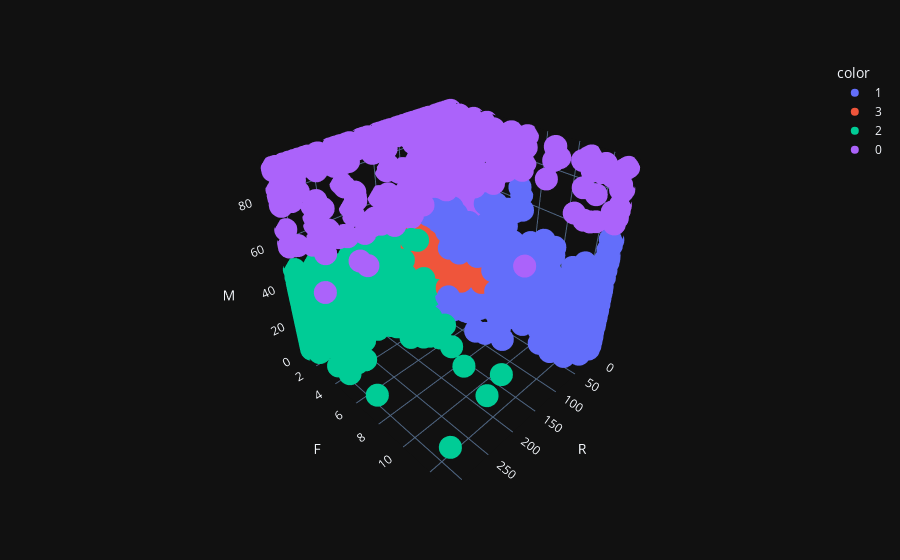

The notebook cell this image was saved under:
### Code cell
px.scatter_3d(df_rfm_clip, x='R', y='F', z='M', color=hclust_labels.astype(str), template='plotly_dark')

### Figure 1 — Plotly figure (JSON) as saved in the notebook; plotly's stock layout.template omitted (floating-point values rounded to 4 significant figures; data arrays with more than 128 entries replaced by an {"elided": "..."} marker saying what was removed)
{"data": [{"hovertemplate": "color=1<br>R=%{x}<br>F=%{y}<br>M=%{z}<extra></extra>", "legendgroup": "1", "marker": {"color": "#636efa", "symbol": "circle"}, "mode": "markers", "name": "1", "scene": "scene", "showlegend": true, "type": "scatter3d", "x": {"elided": "864 int values"}, "y": {"elided": "864 int values"}, "z": {"elided": "864 float values"}}, {"hovertemplate": "color=3<br>R=%{x}<br>F=%{y}<br>M=%{z}<extra></extra>", "legendgroup": "3", "marker": {"color": "#EF553B", "symbol": "circle"}, "mode": "markers", "name": "3", "scene": "scene", "showlegend": true, "type": "scatter3d", "x": {"elided": "1918 int values"}, "y": {"elided": "1918 int values"}, "z": {"elided": "1918 float values"}}, {"hovertemplate": "color=2<br>R=%{x}<br>F=%{y}<br>M=%{z}<extra></extra>", "legendgroup": "2", "marker": {"color": "#00cc96", "symbol": "circle"}, "mode": "markers", "name": "2", "scene": "scene", "showlegend": true, "type": "scatter3d", "x": {"elided": "1129 int values"}, "y": {"elided": "1129 int values"}, "z": {"elided": "1129 float values"}}, {"hovertemplate": "color=0<br>R=%{x}<br>F=%{y}<br>M=%{z}<extra></extra>", "legendgroup": "0", "marker": {"color": "#ab63fa", "symbol": "circle"}, "mode": "markers", "name": "0", "scene": "scene", "showlegend": true, "type": "scatter3d", "x": {"elided": "425 int values"}, "y": {"elided": "425 int values"}, "z": {"elided": "425 float values"}}], "layout": {"legend": {"title": {"text": "color"}, "tracegroupgap": 0}, "margin": {"t": 60}, "scene": {"domain": {"x": [0, 1], "y": [0, 1]}, "xaxis": {"title": {"text": "R"}}, "yaxis": {"title": {"text": "F"}}, "zaxis": {"title": {"text": "M"}}}}}
